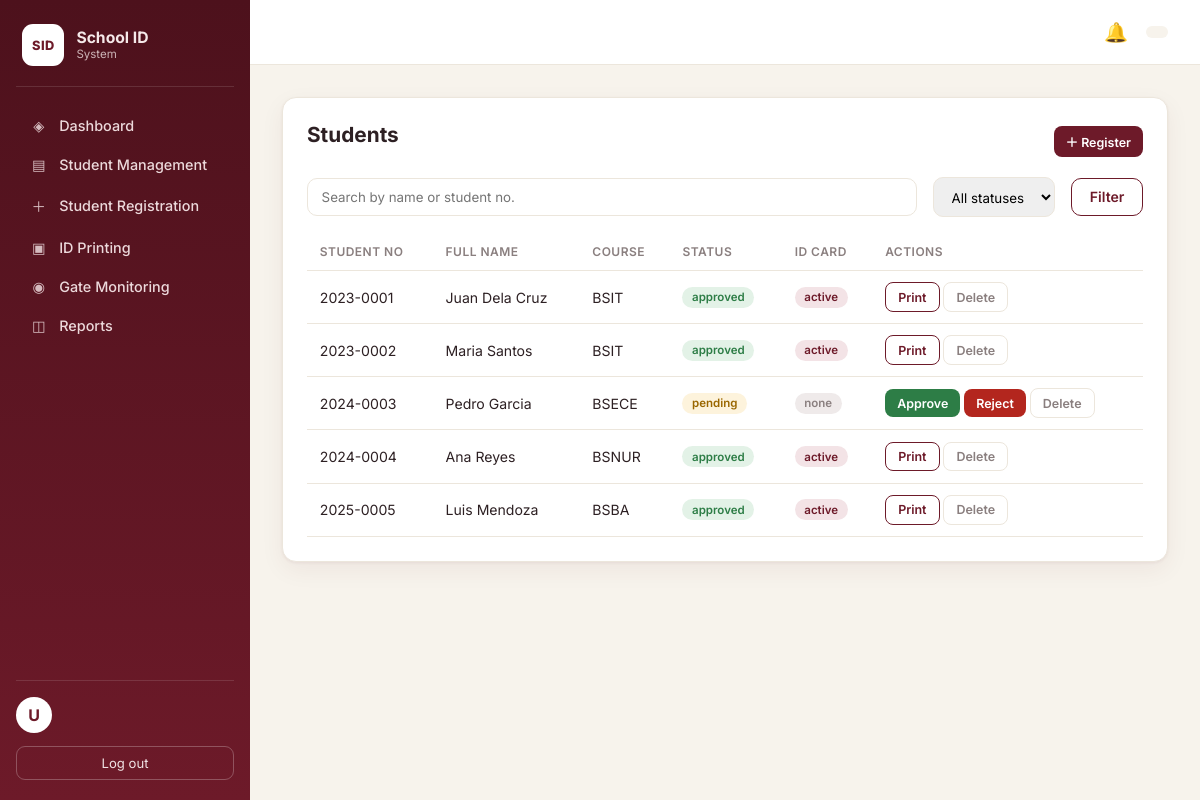
/students.php (signed in), run on the app's committed database.
### tables this page shows
CREATE TABLE IF NOT EXISTS students (
  id            INT AUTO_INCREMENT PRIMARY KEY,
  student_no    VARCHAR(30) NOT NULL UNIQUE,
  full_name     VARCHAR(150) NOT NULL,
  email         VARCHAR(150),
  phone         VARCHAR(30),
  course        VARCHAR(100),
  year_level    VARCHAR(20),
  section       VARCHAR(50),
  address       VARCHAR(255),
  photo_path    VARCHAR(255) DEFAULT NULL,
  status        ENUM('pending','approved','rejected') NOT NULL DEFAULT 'pending',
  registered_by INT,
  created_at    TIMESTAMP DEFAULT CURRENT_TIMESTAMP,
  CONSTRAINT fk_student_reg FOREIGN KEY (registered_by) REFERENCES users(id)
                    ON DELETE SET NULL
);

### includes/functions.php (called while the page is built, shortened)
<?php
require_once __DIR__ . '/config.php';
function e(?string $value): string
{
    return htmlspecialchars((string)$value, ENT_QUOTES, 'UTF-8');
}

### includes/config.php (called while the page is built, shortened)
<?php
function db(): PDO
{
    static $pdo = null;
    if ($pdo === null) {
        $dsn = 'mysql:host=' . DB_HOST . ';port=' . DB_PORT . ';dbname=' . DB_NAME . ';charset=utf8mb4';
        $pdo = new PDO($dsn, DB_USER, DB_PASS, [
            PDO::ATTR_ERRMODE => PDO::ERRMODE_EXCEPTION,
            PDO::ATTR_DEFAULT_FETCH_MODE => PDO::FETCH_ASSOC,
            PDO::ATTR_EMULATE_PREPARES => false,
        ]);
    }
    return $pdo;
}

### public/students.php (the view, shortened to what this page needs)
<?php
require_once __DIR__ . '/../includes/functions.php';
$q = trim($_GET['q'] ?? '');
$filter = $_GET['filter'] ?? 'all';
$where = "WHERE 1=1";
$params = [];
$stmt = db()->prepare("SELECT s.*, si.qr_status AS id_status,
                       (SELECT COUNT(*) FROM gate_logs gl WHERE gl.student_id = s.id) AS log_count
                       FROM students s LEFT JOIN school_ids si ON si.student_id = s.id
                       $where ORDER BY s.created_at DESC");
$stmt->execute($params);
$students = $stmt->fetchAll();
?>
<?php include __DIR__ . '/../includes/header.php'; ?>
<div class="card">
  <div class="flex between mb-1">
    <h2>Students</h2>
    <a href="/register.php" class="btn btn-primary btn-sm">＋ Register</a>
  </div>
  <form method="get" class="flex mb-1">
    <input type="text" name="q" placeholder="Search by name or student no." value="<?= e($q) ?>" style="flex:1;padding:.6rem .85rem;border:1.5px solid var(--line);border-radius:10px;font-family:inherit">
    <select name="filter" style="padding:.6rem .85rem;border:1.5px solid var(--line);border-radius:10px;font-family:inherit">
      <option value="all" <?= $filter==='all'?'selected':'' ?>>All statuses</option>
    </select>
    <button class="btn btn-outline" type="submit">Filter</button>
  </form>
  <div class="table-wrap">
    <table>
      <thead><tr><th>Student No</th><th>Full Name</th><th>Course</th><th>Status</th><th>ID Card</th><th>Actions</th></tr></thead>
      <tbody>
      <?php foreach ($students as $s): ?>
        <tr>
          <td><?= e($s['student_no']) ?></td>
          <td><?= e($s['full_name']) ?></td>
          <td><?= e($s['course']) ?></td>
          <td><span class="pill <?= $s['status']==='approved'?'pill-green':($s['status']==='pending'?'pill-amber':'pill-red') ?>"><?= e($s['status']) ?></span></td>
          <td><?= $s['id_status'] ? '<span class="pill pill-maroon">' . e($s['id_status']) . '</span>' : '<span class="pill pill-gray">none</span>' ?></td>
          <td>
            <?php if ($s['status'] === 'pending'): ?>
              <a class="btn btn-green btn-sm" href="?approve=<?= $s['id'] ?>">Approve</a>
              <a class="btn btn-danger btn-sm" href="?reject=<?= $s['id'] ?>" onclick="return confirm('Reject this application?')">Reject</a>
            <?php endif; ?>
            <?php if ($s['id_status'] === 'active'): ?>
              <a class="btn btn-outline btn-sm" href="/id_printing.php?id=<?= $s['id'] ?>">Print</a>
            <?php endif; ?>
            <a class="btn btn-ghost btn-sm" href="?delete=<?= $s['id'] ?>" onclick="return confirm('Delete this student (permanent)?')">Delete</a>
          </td>
        </tr>
      <?php endforeach; ?>
      </tbody>
    </table>
  </div>
</div>
<?php include __DIR__ . '/../includes/footer.php'; ?>

### public/assets/css/style.css (style rules this page uses)
:root { --maroon: #6d1a29; --maroon-dark: #4d111c; --maroon-soft: #7b1f2a; --beige: #f7f3ec; --card: #ffffff; --ink: #2d2023; --muted: #8a7f7f; --line: #ece6dc; --green: #2d7d46; --red: #b3261e; --amber: #9a6700; --radius: 14px; --shadow: 0 1px 3px rgba(77,17,28,.06), 0 8px 24px rgba(77,17,28,.06); }
* { box-sizing: border-box; }
body { margin: 0; font-family: 'Inter', system-ui, sans-serif; background: var(--beige); color: var(--ink); -webkit-font-smoothing: antialiased; }
a { color: var(--maroon); text-decoration: none; }
.card { background: var(--card); border: 1px solid var(--line); border-radius: var(--radius); box-shadow: var(--shadow); padding: 1.5rem; }
h1, h2, h3 { margin: 0 0 .9rem; color: var(--ink); }
h2 { font-size: 1.3rem; }
.table-wrap { overflow-x: auto; }
table { width: 100%; border-collapse: collapse; font-size: .88rem; }
th, td { text-align: left; padding: .7rem .8rem; border-bottom: 1px solid var(--line); white-space: nowrap; }
th { color: var(--muted); font-weight: 600; font-size: .75rem; text-transform: uppercase; letter-spacing: .04em; }
.pill { display: inline-block; padding: .22rem .6rem; border-radius: 999px; font-size: .72rem; font-weight: 600; }
.pill-green { background: #e3f2e7; color: var(--green); }
.pill-amber { background: #fdf3dc; color: var(--amber); }
.pill-gray { background: #efeaea; color: var(--muted); }
.pill-maroon { background: #f3e3e6; color: var(--maroon); }
.btn { display: inline-flex; align-items: center; justify-content: center; gap: .4rem; border: none; cursor: pointer; padding: .6rem 1.1rem; border-radius: 10px; font-weight: 600; font-size: .88rem; transition: filter .15s, transform .05s; font-family: inherit; }
.btn-primary { background: var(--maroon); color: #fff; }
.btn-outline { background: transparent; color: var(--maroon); border: 1.5px solid var(--maroon); }
.btn-ghost { background: transparent; color: var(--muted); border: 1px solid var(--line); }
.btn-danger { background: var(--red); color: #fff; }
.btn-green { background: var(--green); color: #fff; }
.btn-sm { padding: .4rem .75rem; font-size: .78rem; border-radius: 8px; }
.flex { display: flex; gap: 1rem; align-items: center; }
.between { justify-content: space-between; }
.mb-1 { margin-bottom: 1rem; }

### data on the page
students: student_no "2023-0001", full_name "Juan Dela Cruz", course "BSIT", status "approved", id_status "active"
students: student_no "2023-0002", full_name "Maria Santos", course "BSIT", status "approved", id_status "active"
students: student_no "2024-0003", full_name "Pedro Garcia", course "BSECE", status "pending", shows "none"
students: student_no "2024-0004", full_name "Ana Reyes", course "BSNUR", status "approved", id_status "active"
students: student_no "2025-0005", full_name "Luis Mendoza", course "BSBA", status "approved", id_status "active"

### other printed values
substr($__user['full_name'] ?? 'U',0,1) "U"
